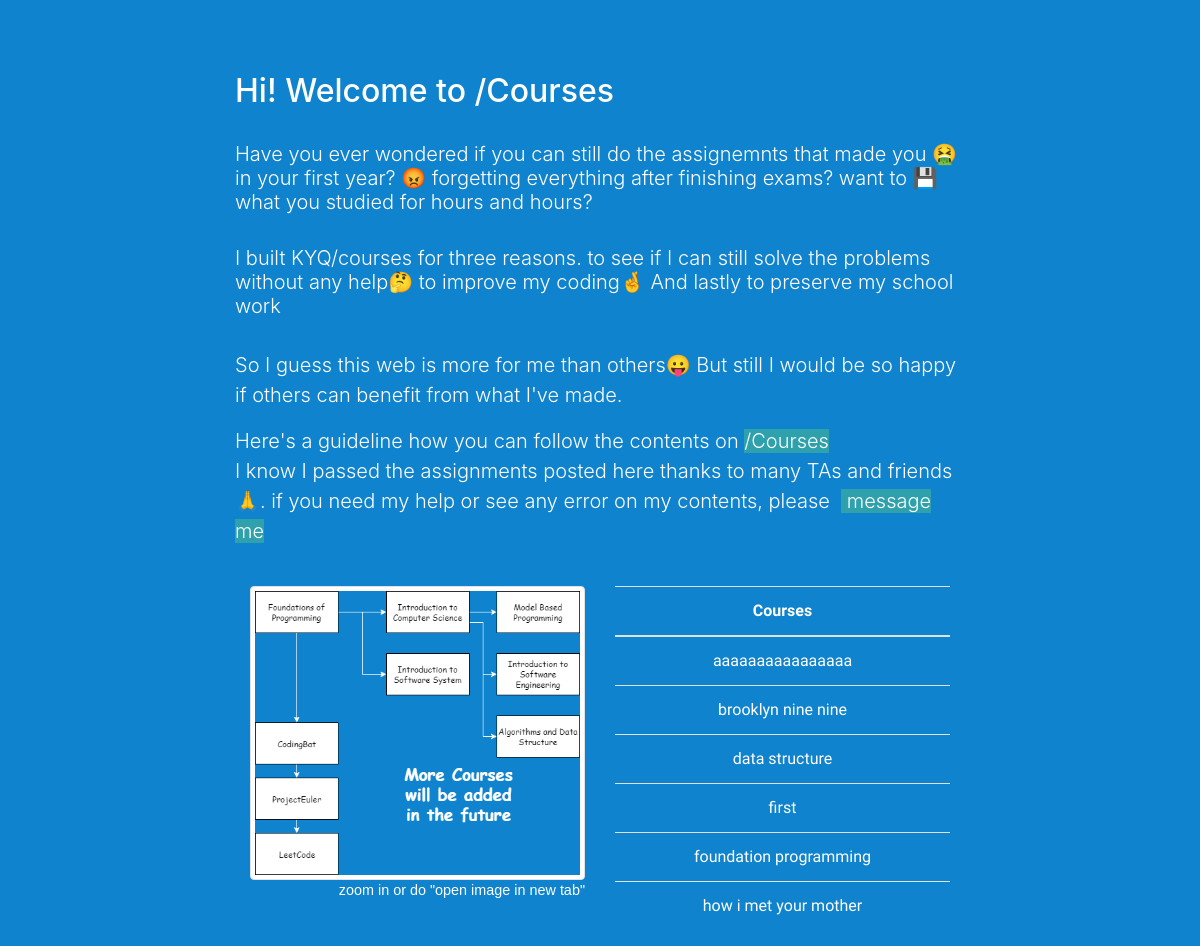
/courses/tostart/, run on the app's committed database.
### courses/models.py (models this page shows, shortened)
class Course(models.Model):
	language = models.ForeignKey(Language, on_delete=models.CASCADE, blank=True, null=True)
	date = models.DateTimeField(auto_now_add = True)
	name = models.CharField(max_length=128, unique=True)
	source = models.URLField(blank=True, null=True)
	description = models.TextField()
	rate = models.IntegerField(default=1)
	slug = models.SlugField(unique=True)
	image = models.ImageField(upload_to='get_image_path_season', blank=True, null=True)

### courses/views.py (the view)
# urls.py: path('tostart/', views.tostart, name='tostart'),
def tostart(request):
	language = Language.objects.all()
	course = Course.objects.all().order_by('name')
	content = Content.objects.all().order_by("date")
	content_dict = {
		'language':language,
		'course': course,
		'content':content,
	}
	return render(request, 'course/tostart.html', content_dict)

### templates/course/tostart.html (shortened to what this page needs)
{% load static %}
<!DOCTYPE html>
<html lang="en">
<head>
    <link rel="stylesheet" href="https://maxcdn.bootstrapcdn.com/bootstrap/4.0.0/css/bootstrap.min.css">
    <link rel="stylesheet" href="https://cdnjs.cloudflare.com/ajax/libs/font-awesome/4.7.0/css/font-awesome.min.css">
</head>
<body>
  <div class="container">
    <div class="row">
      <div class="col-lg-8 col-md-10 mx-auto">
        <div class="post-preview">
            <br><br><br>
            <h2 class="post-title" style="color:#FFFFFF;">
              Hi! Welcome to /Courses
            </h2>
            <br>
            <h3 class="lead" style="color:#FFFFFF;">
             Have you ever wondered if you can still do the assignemnts that made you &#x1F92E in your first year? &#x1F621 forgetting everything after finishing exams? want to &#x1F4BE what you studied for hours and hours?
            </h3>
            <br>
              <h3 class="lead" style="color:#FFFFFF;">
             I built KYQ/courses for three reasons. to see if I can still solve the problems without any help&#x1F914 to improve my coding&#x1F91E And lastly to preserve my school work
            </h3>
            <br>
          <p class="lead" style="color:#FFFFFF;">
            So I guess this web is more for me than others&#x1F61B But still I would be so happy if others can benefit from what I've made.
           </p>
          <p class="lead" style="color:#FFFFFF;">
            Here's a guideline how you can follow the contents on <a href="{% url 'course_home' %}"  style=" text-decoration: none; color: white;background-color: rgba(79,192,141,0.5);" target="_blank">/Courses</a><br> I know I passed the assignments posted here thanks to many TAs and friends&#x1F64F. if you need my help or see any error on my contents, please &nbsp<a href="{% url 'msg' %}" style=" text-decoration: none; color: white;background-color: rgba(79,192,141,0.5);"target="_blank"> message me</a>
                        </p>
<br>
 <div class="container">
  <div class="row">
    <div class="col">
            <figure class="figure">
  <img class="img-fluid img-thumbnail float-left" src="{% static 'image/fc.png' %}">
  <figcaption class="figure-caption text-right" style="color:#FFFFFF; font-family: 'Rubik', sans-serif;
">zoom in or do "open image in new tab" </figcaption>
</figure>
        </div>
  <div class="col">
      <table class="table table-hover">
  <thead>
    <tr>
      <th scope="col" style="color:#FFFFFF; font-family: 'Lacquer', sans-serif;"><center>
Courses
</center></th>
    </tr>
  </thead>
  <tbody>
    {% for course in course %}
    <tr>
      <td style="color:#FFFFFF;"><a href="{% url 'course_detail' slug=course.slug %}" style="text-decoration: none; color:#FFFFFF; font-family: 'Lacquer', sans-serif;
"><center>{{course.name}}</center></a>
</td>
    </tr>
    {% endfor %}
  </tbody>
</table>
      </div>
    </div>
</div>
</body>
</html>

### templates/course/tostart.html (style rules this page uses)
body { background-color:#0F83CD; }

### data on the page
Course: name "aaaaaaaaaaaaaaaa"
Course: name "brooklyn nine nine"
Course: name "data structure"
Course: name "first"
Course: name "foundation programming"
Course: name "how i met your mother"
